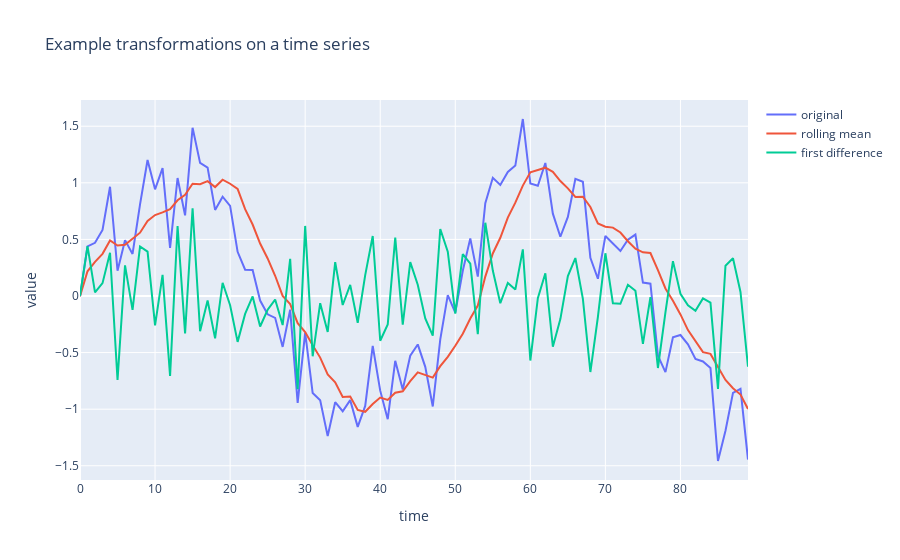

Notebook code for this chart:
### Code cell
import numpy as np
import pandas as pd
import plotly.graph_objects as go

rng = np.random.default_rng(12)
t = np.arange(90)
series = np.sin(t / 8) + 0.3 * rng.normal(size=t.size)

series_s = pd.Series(series)
rolling = series_s.rolling(7, min_periods=1).mean()
diff = series_s.diff().fillna(0)

fig = go.Figure()
fig.add_trace(go.Scatter(x=t, y=series_s, mode="lines", name="original"))
fig.add_trace(go.Scatter(x=t, y=rolling, mode="lines", name="rolling mean"))
fig.add_trace(
    go.Scatter(x=t, y=diff, mode="lines", name="first difference")
)
fig.update_layout(
    title="Example transformations on a time series",
    xaxis_title="time",
    yaxis_title="value",
)
fig.show()
